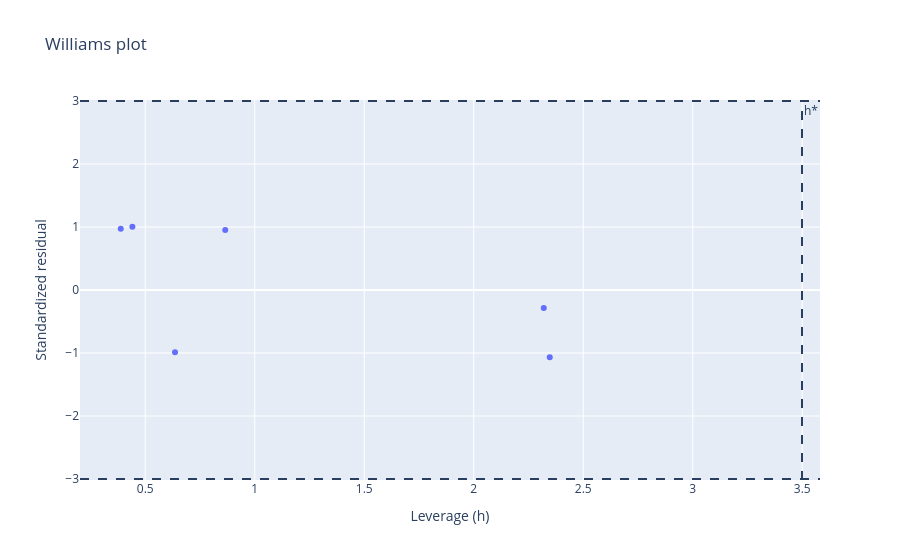

Here is the notebook cell this chart was saved with:
### Code cell
from qsarkit.applicability import LeverageAD
from qsarkit.reporting import plot_williams

leverage = LeverageAD().fit(X[train]).score_samples(X[test])
plot_williams(leverage, Y[test], predictions)

### Figure 1 — Plotly figure (JSON) as saved in the notebook; plotly's stock layout.template omitted (floating-point values rounded to 4 significant figures)
{"data": [{"hovertemplate": "%{text}<br>h=%{x:.3f}<br>std resid=%{y:.2f}<extra></extra>", "mode": "markers", "name": "compounds", "text": ["index 0", "index 1", "index 2", "index 3", "index 4", "index 5"], "type": "scatter", "x": [2.347, 2.32, 0.6359, 0.3882, 0.8653, 0.4414], "y": [-1.066, -0.2839, -0.9898, 0.9736, 0.9541, 1.002]}], "layout": {"annotations": [{"showarrow": false, "text": "h*", "x": 3.499, "xanchor": "left", "xref": "x", "y": 1, "yanchor": "top", "yref": "y domain"}], "shapes": [{"line": {"dash": "dash"}, "type": "line", "x0": 3.499, "x1": 3.499, "xref": "x", "y0": 0, "y1": 1, "yref": "y domain"}, {"line": {"dash": "dash"}, "type": "line", "x0": 0, "x1": 1, "xref": "x domain", "y0": -3.0, "y1": -3.0, "yref": "y"}, {"line": {"dash": "dash"}, "type": "line", "x0": 0, "x1": 1, "xref": "x domain", "y0": 3.0, "y1": 3.0, "yref": "y"}], "title": {"text": "Williams plot"}, "xaxis": {"title": {"text": "Leverage (h)"}}, "yaxis": {"title": {"text": "Standardized residual"}}}}
